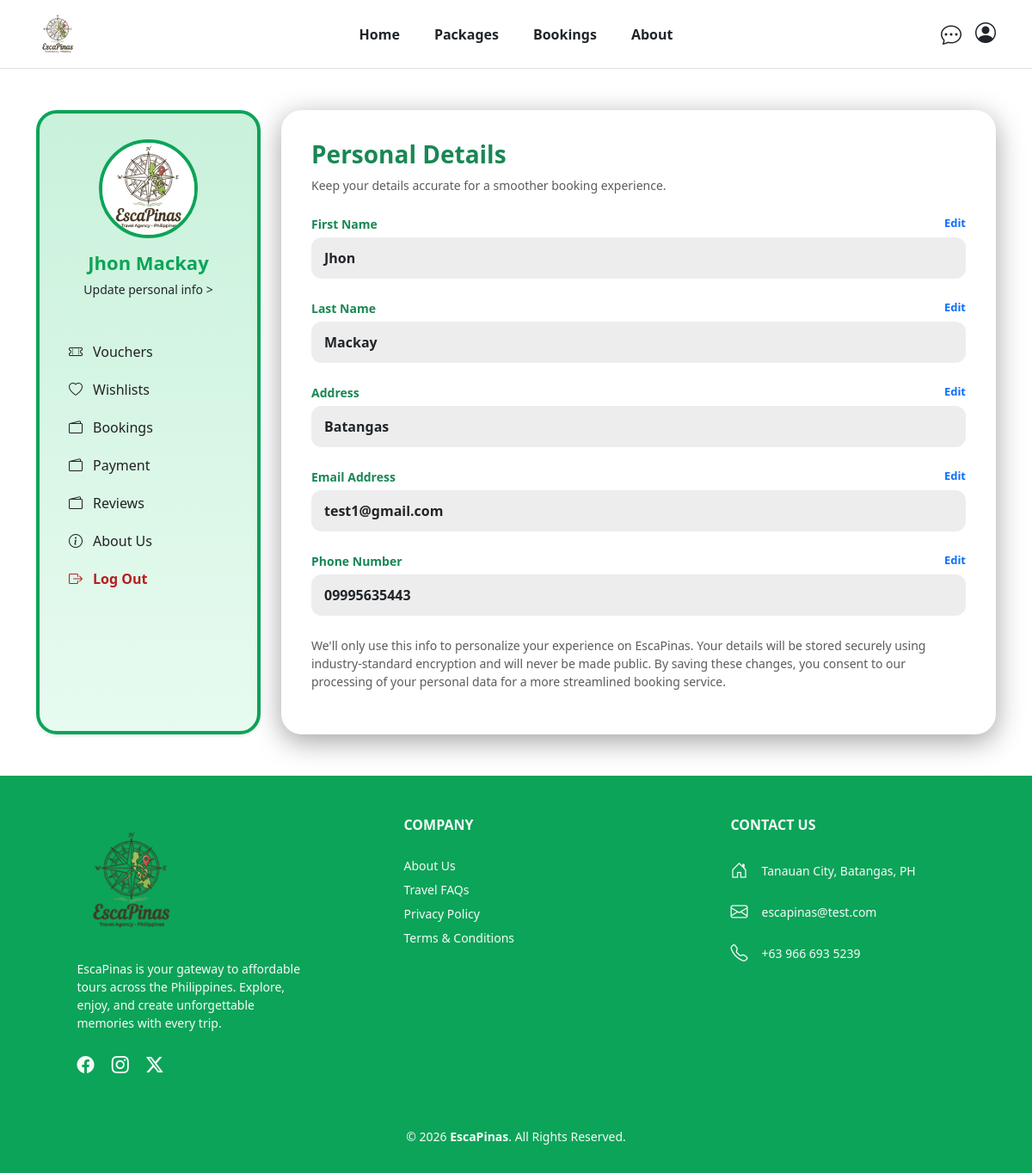
Page /frontend/profile.php (signed in) on the committed database.
### tables this page shows
CREATE TABLE `users` (
  `user_id` int(11) NOT NULL,
  `first_name` varchar(30) DEFAULT NULL,
  `last_name` varchar(30) DEFAULT NULL,
  `middle_initial` char(1) DEFAULT NULL,
  `contact_num` varchar(15) DEFAULT NULL,
  `region` varchar(30) DEFAULT NULL,
  `province` varchar(30) DEFAULT NULL,
  `city` varchar(30) DEFAULT NULL,
  `email` varchar(100) DEFAULT NULL,
  `password` varchar(255) DEFAULT NULL,
  `role` enum('user','admin') DEFAULT NULL
);

### frontend/php/connect.php (called while the page is built, shortened)
<?php
  function executeQuery($query){
    $conn = $GLOBALS['conn'];
    return mysqli_query($conn, $query);
  }
?>

### frontend/profile/personal.php (the view, shortened to what this page needs)
<?php
include_once(__DIR__ . "/../php/connect.php");
$uid = $_SESSION['user_id'];
$query = "SELECT * FROM users WHERE user_id = '$uid'";
$result = executeQuery($query);
$user = mysqli_fetch_assoc($result);
$fields = [
    "First Name"    => $user['first_name'] ?? '',
    "Last Name"     => $user['last_name'] ?? '',
    "Address"       => $user['province'] ?? '',
    "Email Address" => $user['email'] ?? '',
    "Phone Number"  => $user['contact_num'] ?? ''
];
?>
<h3 class="fw-bold text-success">Personal Details</h3>
<p class="text-muted small">Keep your details accurate for a smoother booking experience.</p>
<div class="mt-4">
    <?php
    $idx = 0;
    foreach ($fields as $label => $val): ?>
        <div class="mb-4 profile-row" id="row-<?= $idx ?>">
            <div class="d-flex justify-content-between align-items-center">
                <label class="fw-semibold text-success small"><?= $label ?></label>
                <span class="edit-link text-primary fw-bold" onclick="toggleEdit(<?= $idx ?>, true)" style="font-size: 13px; cursor: pointer;">Edit</span>
            </div>
            <div class="info-box" style="background: #edededff; border-radius: 12px; padding: 12px 15px; min-height: 48px; display: flex; align-items: center; margin-top: 5px;">
                <p class="view-text m-0 fw-semibold text-dark w-100"><?= !empty($val) ? htmlspecialchars($val) : "Not set"; ?></p>
            </div>
        </div>
    <?php
    $idx++;
    endforeach; ?>
    <p class="text-muted small mt-4">
        We'll only use this info to personalize your experience on EscaPinas.
        Your details will be stored securely using industry-standard encryption
        and will never be made public. By saving these changes, you consent
        to our processing of your personal data for a more streamlined booking service.
    </p>
</div>

### frontend/profile.php (shortened to what this page needs)
<?php
$profileImage = $_SESSION['profile_image'] ?? "assets/images/logo2.jpg";
$page = $_GET['page'] ?? 'personal';
?>
<!doctype html>
<html lang="en">
<head>
    <link href="https://cdn.jsdelivr.net/npm/bootstrap@5.3.8/dist/css/bootstrap.min.css" rel="stylesheet"
>
    <link href="https://cdn.jsdelivr.net/npm/bootstrap-icons@1.11.0/font/bootstrap-icons.css" rel="stylesheet">
    <link rel="stylesheet" href="assets/css/profile.css">
</head>
<body>
    <?php include "components/navbar.php"; ?>
    <div class="container my-5">
        <div class="row g-4">
            <div class="col-md-3">
                <div class="account-sidebar shadow-sm">
                    <div class="profile-image-wrapper">
                        <img src="<?= $profileImage; ?>" alt="User Profile">
                    </div>
                    <h4 class="profile-name"><?= $userName; ?></h4>
                    <a href="profile.php?page=personal" class="text-center d-block text-decoration-none text-dark small">Update personal info ></a>
                    <div class="sidebar-links">
                        <a href="profile.php?page=voucher" class="<?= $page == 'voucher' ? 'fw-bold text-success' : '' ?>">
                            <i class="bi bi-ticket-perforated"></i> Vouchers
                        </a>
                        <a href="profile.php?page=wishlist" class="<?= $page == 'wishlist' ? 'fw-bold text-success' : '' ?>">
                            <i class="bi bi-heart"></i> Wishlists
                        </a>
                        <a href="profile.php?page=booking" class="<?= $page == 'booking' ? 'fw-bold text-success' : '' ?>">
                            <i class="bi bi-wallet2"></i> Bookings
                        </a>
                        <a href="profile.php?page=payment" class="<?= $page == 'payment' ? 'fw-bold text-success' : '' ?>">
                            <i class="bi bi-wallet2"></i> Payment
                        </a>
                        <a href="profile.php?page=review" class="<?= $page == 'review' ? 'fw-bold text-success' : '' ?>">
                            <i class="bi bi-wallet2"></i> Reviews
                        </a>
                        <a href="about.php">
                            <i class="bi bi-info-circle"></i> About Us
                        </a>
                        <a href="login.php" class="logout"><i class="bi bi-box-arrow-right"></i> Log Out</a>
                    </div>
                </div>
            </div>
            <div class="col-md-9">
                <div class="box-details">
                    <?php
                    switch ($page) {
                        case 'personal':
                        default:
                            include "profile/personal.php";
                            break;
                    }
                    ?>
                </div>
            </div>
        </div>
    </div>
    <?php include "components/footer.php"; ?>
</body>
</html>

### frontend/components/navbar.php (shortened to what this page needs)
<?php
include_once(__DIR__ . "/../php/connect.php");
$isLoggedIn = isset($_SESSION['user_id']);
if ($isLoggedIn) {
    $uid = $_SESSION['user_id'];
    $userQuery = "SELECT first_name, last_name FROM users WHERE user_id = $uid";
    $userResult = executeQuery($userQuery);
    if ($userData = mysqli_fetch_assoc($userResult)) {
        $userName = $userData['first_name'] . " " . $userData['last_name'];
    }
}
?>
<nav class="navbar navbar-expand-lg bg-white border-bottom sticky-top py-1">
    <div class="container">
        <div class="col-6 col-lg-2 d-flex align-items-center">
            <a class="navbar-brand fw-bold" href="/EscaPinas/index.php">
                <img src="/EscaPinas/frontend/assets/images/Logo 1.png" height="60" class="d-inline-block align-text-top">
            </a>
        </div>
        <div class="collapse navbar-collapse justify-content-center" id="mainNavbar">
            <ul class="navbar-nav gap-lg-4 text-center text-lg-start py-2 py-lg-0">
                <li class="nav-item">
                    <a class="nav-link active fw-semibold text-dark" href="/EscaPinas/index.php">Home</a>
                </li>
                <li class="nav-item">
                    <a class="nav-link fw-semibold text-dark" href="/EscaPinas/frontend/packages.php">Packages</a>
                </li>
                <li class="nav-item">
                    <a class="nav-link fw-semibold text-dark" href="/EscaPinas/frontend/booking.php">Bookings</a>
                </li>
                <li class="nav-item">
                    <a class="nav-link fw-semibold text-dark" href="/EscaPinas/frontend/about.php">About</a>
                </li>
            </ul>
        </div>
        <div class="col-lg-2 d-none d-lg-flex justify-content-end align-items-center gap-3">
            <a href="/EscaPinas/frontend/chatbot.php" class="text-dark fs-4">
                <i class="bi bi-chat-dots"></i>
            </a>
            <div class="dropdown">
                <a href="#" class="text-dark fs-4 lh-1" id="profileDropdown" data-bs-toggle="dropdown" aria-expanded="false">
                    <i class="bi bi-person-circle"></i>
                </a>
            </div>
        </div>
    </div>
</nav>

### frontend/components/footer.php
<div class="container-fluid" style="background-color: #0CA458;">
    <div class="container pb-4">
        <div class="row text-center text-md-start justify-content-between">
            <div class="col-md-4 col-lg-3 col-xl-3 mx-auto mt-5">
                <div class="d-flex align-items-center justify-content-center justify-content-md-start mb-3">
                    <img src="/EscaPinas/frontend/assets/images/Logo 1.png" height="150"  class="d-inline-block align-text-top">
                </div>
                <p class="small text-light">
                EscaPinas is your gateway to affordable tours across the Philippines. Explore, enjoy, and create unforgettable memories with every trip.</p>
                <div class="mt-4">
                    <a href="#" class="text-light me-3 fs-5"><i class="bi bi-facebook"></i></a>
                    <a href="#" class="text-white me-3 fs-5"><i class="bi bi-instagram"></i></a>
                    <a href="#" class="text-white me-3 fs-5"><i class="bi bi-twitter-x"></i></a>
                </div>
            </div>
            <div class="col-md-4 col-lg-3 col-xl-3 mx-auto mt-5 align-items-center">
                <h6 class="text-uppercase mb-4 fw-bold text-light">Company</h6>
                <ul class="list-unstyled small lh-lg">
                    <li><a href="/EscaPinas/frontend/about.php" class="text-light text-decoration-none hover-link">About Us</a></li>
                    <li><a href="/EscaPinas/frontend/faq.php" class="text-light text-decoration-none hover-link">Travel FAQs</a></li>
                    <li><a href="/EscaPinas/frontend/privacy.php" class="text-light text-decoration-none hover-link">Privacy Policy</a></li>
                    <li><a href="/EscaPinas/frontend/terms.php" class="text-light text-decoration-none hover-link">Terms & Conditions</a></li>
                </ul>
            </div>
            <div class="col-md-4 col-lg-3 col-xl-3 mx-auto mt-5">
                <h6 class="text-uppercase mb-4 fw-bold text-light">Contact Us</h6>
                <div class="small text-light lh-lg">
                    <p class="d-flex align-items-center justify-content-center justify-content-md-start mb-2">
                        <i class="bi bi-house-door me-3 fs-5"></i> Tanauan City, Batangas, PH
                    </p>
                    <p class="d-flex align-items-center justify-content-center justify-content-md-start mb-2">
                        <i class="bi bi-envelope me-3 fs-5"></i> escapinas@test.com
                    </p>
                    <p class="d-flex align-items-center justify-content-center justify-content-md-start mb-2">
                        <i class="bi bi-telephone me-3 fs-5"></i> +63 966 693 5239
                    </p>
                </div>
            </div>
        </div>
        <hr class="my-4 border-secondary opacity-25">
        <div class="row align-items-center">
            <div class="col-12 text-center">
                <p class="small text-light p-2 mb-0">
                    © <?php echo date("Y"); ?> <strong>EscaPinas</strong>. All Rights Reserved.
                </p>
            </div>
        </div>
    </div>
</div>

### frontend/assets/css/profile.css (style rules this page uses)
.account-sidebar { background: linear-gradient(180deg, #c9f1db, #e7fbf0); border: 4px solid #0ca458; box-shadow: 0 8px 32px 0 #0000005e; border-radius: 24px; padding: 30px 20px; min-height: 100%; overflow: hidden; color: #ffffff; }
.profile-image-wrapper { width: 115px; height: 115px; border-radius: 50%; border: 4px solid #0ca458; margin: 0 auto 15px; overflow: hidden; }
.profile-image-wrapper img { width: 100%; height: 100%; object-fit: cover; }
.profile-name { color: #0ca458; font-weight: 700; font-size: 22px; text-align: center; }
.sidebar-links { margin-top: 40px; }
.sidebar-links a { display: flex; align-items: center; gap: 12px; padding: 10px 14px; color: #222222ff; text-decoration: none; font-weight: 500; }
.sidebar-links .logout { color: #b91c1c; font-weight: 600; }
.box-details { background: #ffffff; border: #d9d9d9; border-radius: 24px; padding: 35px; box-shadow: 0 8px 32px 0 #0000005e; }

### rows in the picture
users: userName "Jhon Mackay", first_name "Jhon", last_name "Mackay", province "Batangas", email "test1@gmail.com", contact_num "09995635443"

### other values in the picture
$label "First Name"
$label "Last Name"
$label "Address"
$label "Email Address"
$label "Phone Number"
